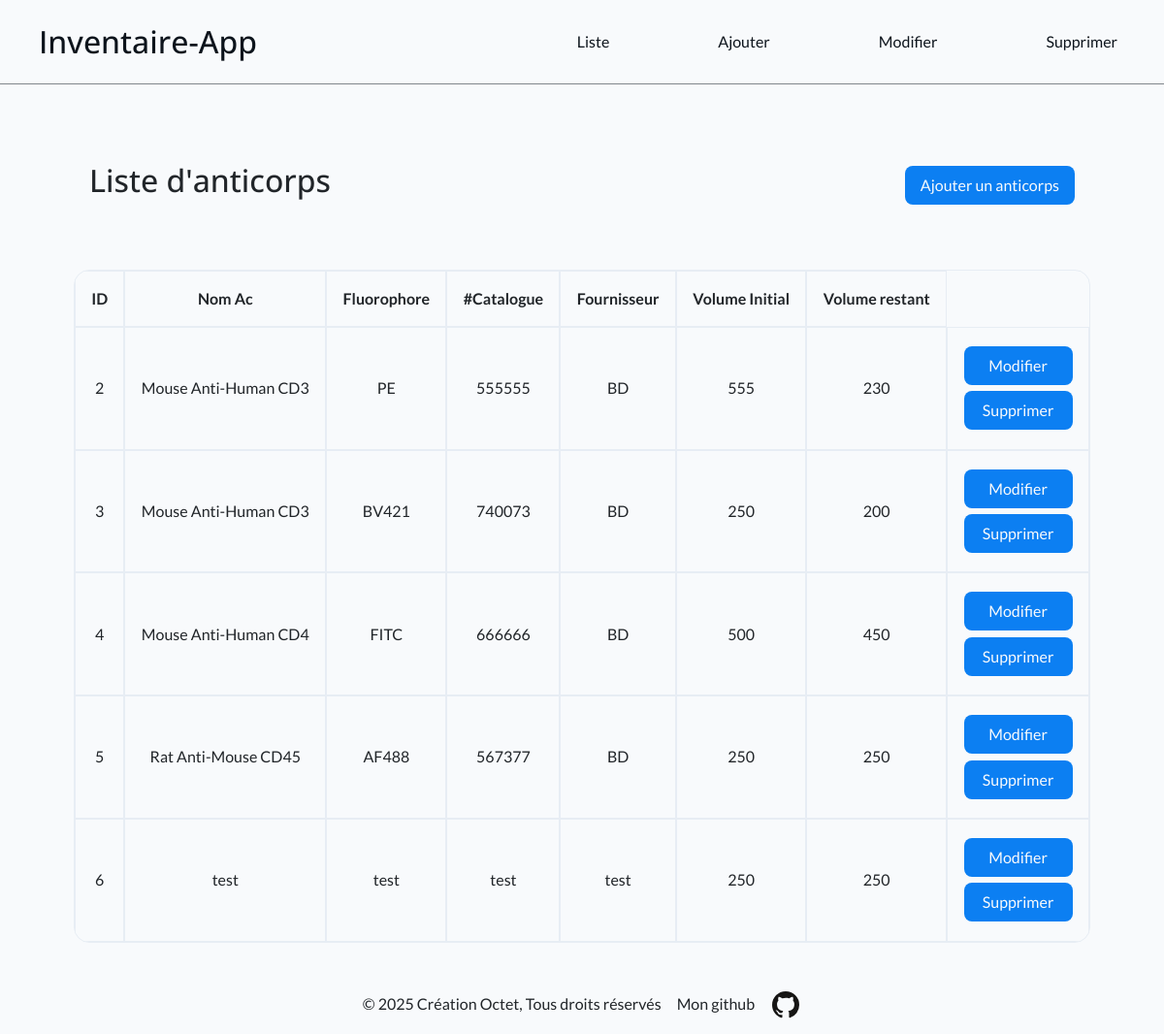
The app's page /api/liste.php, older data.
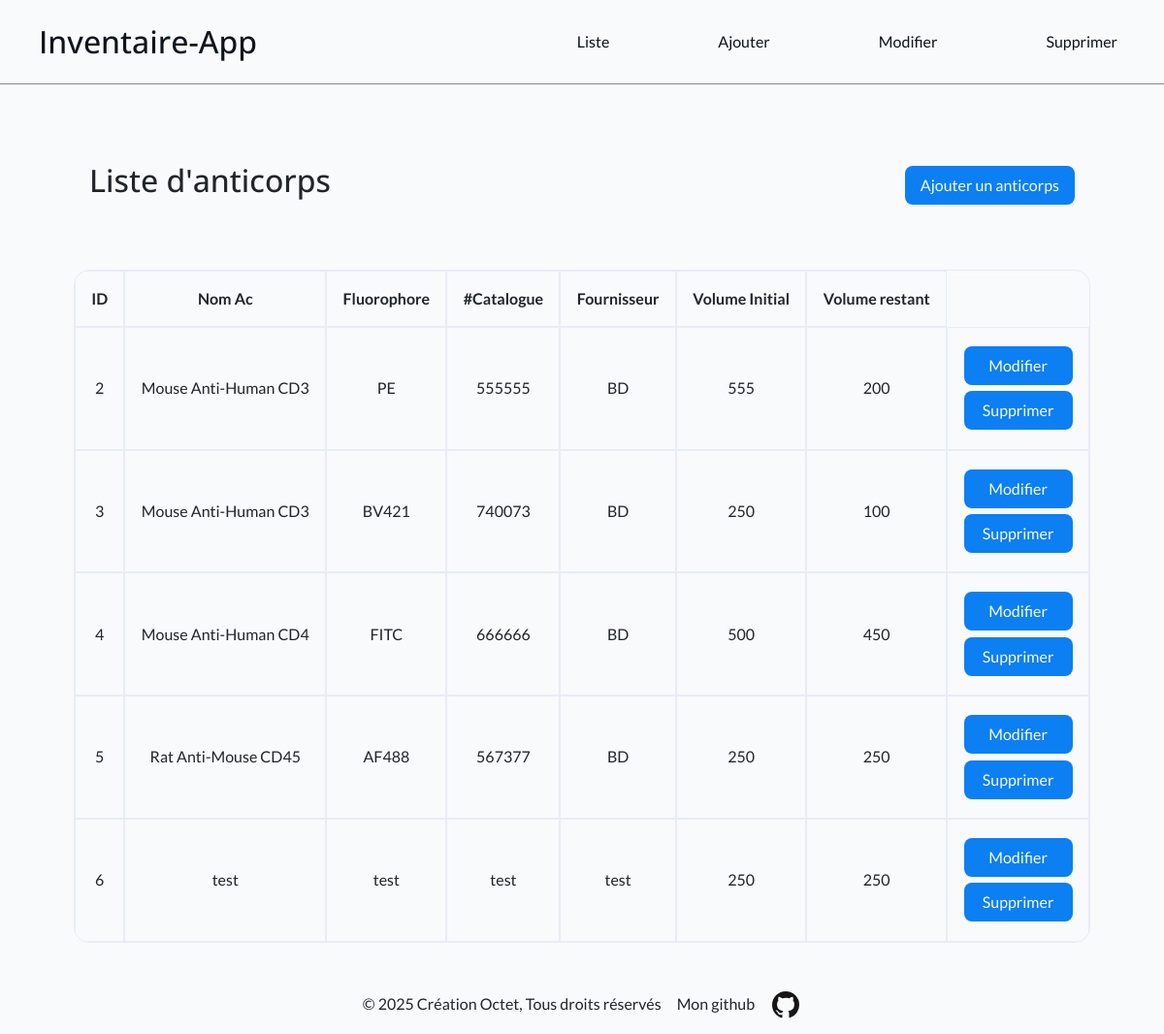
The same page, newer data.
### tables this page shows
CREATE TABLE antibody (
    id INTEGER PRIMARY KEY AUTOINCREMENT,
    NomAnticorps VARCHAR (100),
    Fluorophore VARCHAR (10),
    NuméroCatalogue VARCHAR (25),
    Fournisseur VARCHAR (25),
    VolumeInitial INT,
    VolumeRestant INT
);

### api/liste.php (the view, shortened to what this page needs)
<?php
    global $db;
    $select_query = "SELECT id, NomAnticorps, Fluorophore, NuméroCatalogue, Fournisseur, VolumeInitial, VolumeRestant FROM antibody";
    $select_stmt = $db->prepare($select_query);
    $select_stmt->execute();
    $rows = $select_stmt->fetchAll(PDO::FETCH_ASSOC);
    require_once "../partials/_header.php";
?>
<main class="api">
    <div id="list-title-container">
        <h2>Liste d'anticorps</h2>
        <a href="./ajouter.php">Ajouter un anticorps</a>
    </div>
    <div id="ab-table">
    <?php
    global $rows;
    if ($rows === FALSE) {
        echo "Erreur de la requête SQL : " . $db->error;
    } elseif (count($rows) > 0) {
        echo "<table>";
        echo "<thead>";
        echo "<tr>";
        echo "<th>ID</th>";
        echo "<th>Nom Ac</th>";
        echo "<th>Fluorophore</th>";
        echo "<th>#Catalogue</th>";
        echo "<th>Fournisseur</th>";
        echo "<th>Volume Initial</th>";
        echo "<th>Volume restant</th>";
        echo "</tr>";
        echo "</thead>";
        echo "<tbody>";
        foreach ($rows as $row) {
            echo "<tr>";
            echo "<td>" . htmlspecialchars($row['id']) . "</td>";
            echo "<td>" . htmlspecialchars($row['NomAnticorps']) . "</td>";
            echo "<td>" . htmlspecialchars($row['Fluorophore']) . "</td>";
            echo "<td>" . htmlspecialchars($row['NuméroCatalogue']) . "</td>";
            echo "<td>" . htmlspecialchars($row['Fournisseur']) . "</td>";
            echo "<td>" . htmlspecialchars($row['VolumeInitial']) . "</td>";
            echo "<td>" . htmlspecialchars($row['VolumeRestant']) . "</td>";
            echo "<td class='cell'>
                    <a href=\"./modifier.php?id=" . htmlspecialchars($row['id']) . "\" class='btn'>Modifier</a>
                    <a href=\"./supprimer.php?id=" . htmlspecialchars($row['id']) . "\" class='btn'>Supprimer</a>
                  </td>";
            echo "</tr>";
        }
        echo "</tbody>";
        echo "</table>";
    } else {
        echo "Aucun anticorps trouvé dans la table";
    }
   ?>
    </div>
</main>
<?php
    require_once "../partials/_footer.php";
?>

### partials/_header.php (shortened to what this page needs)
<!DOCTYPE html>
<html lang="fr">
<head>
    <link href="https://cdn.jsdelivr.net/npm/bootstrap@5.3.7/dist/css/bootstrap.min.css" rel="stylesheet">
    <link rel="stylesheet" href="../assets/style/style.css" media="screen">
</head>
<body>
<header>
    <div id="main-title">
        <h2><a href="../../index.php">Inventaire-App</a></h2>
    </div>
    <nav id="menu">
        <ul>
            <li>
                <a href="../api/liste.php">Liste</a>
            </li>
            <li>
                <a href="../api/ajouter.php">Ajouter</a>
            </li>
            <li>
                <a href="../api/modifier.php">Modifier</a>
            </li>
            <li>
                <a href="../api/supprimer.php">Supprimer</a>
            </li>
        </ul>
    </nav>
</header>

### partials/_footer.php (shortened to what this page needs)
<footer>
    <div id="foot">
        <p class="foot-item">© 2025 Création Octet, Tous droits réservés</p>
        <p class="foot-item">Mon github</p>
        <a href="https://github.com/CAF2801"><img class="foot-item" src="../assets/img/github-svgrepo-com.svg" alt="github"></a>
    </div>
</footer>
</body>
</html>

### assets/style/style.css (style rules this page uses)
:root { --black: #0D141C; --white: #F8FAFC; --gray: #E7EDF4; --blue: #0C7FF2; --green: #388B83; }
* { box-sizing: border-box; }
body { max-height: 100vh; margin: 0; padding: 0; font: 400 100%/150% "Lato", sans-serif !important; background-color: var(--white); }
h2, h3 { font-family: "Open Sans", sans-serif !important; }
header { display: flex; justify-content: space-between; align-items: center; text-align: center; position: relative; border-bottom: solid rgba(13, 20, 28, 0.5) 0.1rem; }
#menu { display: none; flex-direction: column; position: absolute; top: 100%; left: 0; background-color: var(--white); z-index: 1000; }
nav ul li { list-style: none; }
a { color: var(--black); text-decoration: none; }
main { width: 90%; max-width: 90rem; margin: 0 auto; padding: 1rem; }
#main-title h2 { display: inline-block; margin-top: 1rem; margin-left: 1rem; }
#foot { display: flex; justify-content: center; align-items: center; margin-top: 2rem; }
.foot-item { margin-right: 1rem; }
#foot a { max-width: 2rem; margin-bottom: 0.9rem; }
#foot a img { max-width: 100%; }
@media screen and (min-width: 1024px) { #main-title h2 { margin: auto 1rem; padding: 1.5rem; } }
@media screen and (min-width: 1024px) { #menu { display: flex!important; position: static; flex-direction: row; background-color: var(--white); background: transparent; border: none; width: auto; justify-content: flex-end; padding-top: 1rem; } }
@media screen and (min-width: 1024px) { nav ul { list-style: none; display: flex; justify-content: right; align-items: center; gap: 1rem; } }
@media screen and (min-width: 1024px) { nav ul li { margin: auto 1rem; } }
@media screen and (min-width: 1024px) { nav ul li a { padding: 2rem 2rem; } }
@media screen and (min-width: 1024px) { main { min-height: 73vh; } }
#list-title-container { display: flex; justify-content: space-between; align-items: center; margin-top: 4rem; padding: 0 1rem; }
#ab-table { display: flex; justify-content: center; align-items: center; margin-top: 4rem; overflow-x: auto; }
#ab-table table { width: 100%; border-collapse: separate; border-spacing: 0; border: solid var(--gray) 0.1rem; border-radius: 1rem; overflow: hidden; white-space: nowrap; }
#ab-table th, #ab-table td { text-align: center; vertical-align: middle; padding: 1rem; border: solid var(--gray) 0.1rem; }
.cell { display: flex; flex-direction: column; justify-content: center; align-items: center; }
.btn { display: inline-block; width: 7rem; padding: 0.5rem 1rem; color: var(--white); background-color: var(--blue); border-radius: 0.5rem; border: none; transition: transform 0.3s; margin: 0.2rem 0; text-align: center; }
#list-title-container a { padding: 0.5rem 1rem; color: var(--white); background-color: var(--blue); border-radius: 0.5rem; border: none; transition: transform 0.3s; }

Row changes from the older to the newer data that the page shows:
changed antibody "PE": VolumeRestant "230" → "200"
changed antibody "BV421": VolumeRestant "200" → "100"
